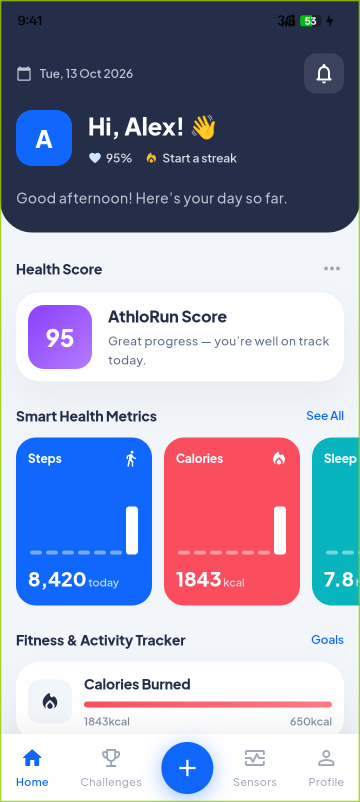
#> input picture playstore_screenshots/raw/08_leaderboard.png, 720 x 1604 px, found by its file name (shown at 1/2 size)
$ python process_playstore_screenshots.py
#> lines starting #> are read from the running program, lines starting #| are printed output that depends on the picture
#> in process_all, raw_img is the input picture: PIL image 720x1604 RGBA; mean R, G, B, A 158.7, 161, 185.2, 255
import os
import shutil
from PIL import Image, ImageDraw, ImageFont, ImageFilter

RAW_DIR = os.path.abspath("playstore_screenshots/raw")
FRAMED_DIR = os.path.abspath("playstore_screenshots/framed")
STORE_DIR = os.path.abspath("playstore_screenshots/play_store_ready")

os.makedirs(FRAMED_DIR, exist_ok=True)
os.makedirs(STORE_DIR, exist_ok=True)

# Mapping from actual captured raw filenames to clean feature identities
SCREENS = [
    {
        "source_file": "08_leaderboard.png",
        "id": "01_home_dashboard",
        "title": "TRACK EVERY STRIDE",
        "subtitle": "Smart activity & health metrics dashboard",
        "dark_header": True,
    },
    {
        "source_file": "10_onboarding.png",
        "id": "02_gps_run_tracking",
        "title": "REAL-TIME GPS TRACKING",
        "subtitle": "Precision maps, live pace & route recording",
        "dark_header": False,
    },
    {
        "source_file": "11_sign_in.png",
        "id": "03_daily_challenges",
        "title": "DAILY CHALLENGES & MISSIONS",
        "subtitle": "Stay motivated and earn bonus booster XP",
        "dark_header": False,
    },
    {
        "source_file": "01_home_dashboard.png",
        "id": "04_athlete_profile",
        "title": "ATHLETE PROFILE & STATS",
        "subtitle": "Personal bests, lifetime stats & daily goals",
        "dark_header": True,
    },
    {
        "source_file": "02_track_gps_run.png",
        "id": "05_activity_history",
        "title": "WORKOUT HISTORY & LOGS",
        "subtitle": "Detailed distance, calories & pace records",
        "dark_header": False,
    },
    {
        "source_file": "04_health_sensors.png",
        "id": "06_leaderboard",
        "title": "COMPETE ON LEADERBOARDS",
        "subtitle": "Rise through daily, monthly & all-time ranks",
        "dark_header": False,
    },
    {
        "source_file": "06_activity_history.png",
        "id": "07_ai_onboarding",
        "title": "AI-POWERED WELLNESS",
        "subtitle": "Personalized training tailored to your needs",
        "dark_header": False,
    },
    {
        "source_file": "05_athlete_profile.png",
        "id": "08_welcome",
        "title": "YOUR RUNNING COMPANION",
        "subtitle": "Built for runners, walkers & cyclists",
        "dark_header": False,
    },
    {
        "source_file": "07_badges_achievements.png",
        "id": "09_cloud_sync_signin",
        "title": "SEAMLESS CLOUD SYNC",
        "subtitle": "Secure account access across all your devices",
        "dark_header": True,
    },
]

def get_font(size, bold=False):
    font_names = [
        "C:\\Windows\\Fonts\\segoeui.ttf" if not bold else "C:\\Windows\\Fonts\\segoeuib.ttf",
        "C:\\Windows\\Fonts\\arial.ttf" if not bold else "C:\\Windows\\Fonts\\arialbd.ttf",
    ]
    for fn in font_names:
        if os.path.exists(fn):
            try:
                return ImageFont.truetype(fn, size)
            except Exception:
                pass
    return ImageFont.load_default()

def draw_clean_status_bar(screen_img, is_dark_header):
    """
    Overlays a clean, pixel-perfect minimal Android status bar (9:41, WiFi, 100% battery)
    without any phone carrier, personal notification badges, or messy icons.
    """
#> called with is_dark_header = True
    w, h = screen_img.size
    STATUS_H = 52

    # Sample the background color from y=10 to match screen header seamlessly
    bg_sample = screen_img.getpixel((w // 2, 10))
#> bg_sample = (36, 46, 73, 255)
    if len(bg_sample) == 4:
        bg_color = (bg_sample[0], bg_sample[1], bg_sample[2], 255)
#> bg_color = (36, 46, 73, 255)
    else:
        bg_color = (bg_sample[0], bg_sample[1], bg_sample[2])

    overlay = Image.new("RGBA", (w, STATUS_H), bg_color)
    draw = ImageDraw.Draw(overlay)

    text_color = "#FFFFFF" if is_dark_header else "#1A202C"

    # 1. Clean Time: 9:41
    time_font = get_font(26, bold=True)
    draw.text((44, STATUS_H // 2), "9:41", fill=text_color, font=time_font, anchor="lm")

    # 2. Battery Icon: pill with positive charge
    bat_x = w - 85
    bat_y = STATUS_H // 2 - 10
    bat_w, bat_h = 42, 20
    draw.rounded_rectangle([bat_x, bat_y, bat_x + bat_w, bat_y + bat_h], radius=6, outline=text_color, width=3)
    # Battery cap
    draw.rounded_rectangle([bat_x + bat_w, bat_y + 5, bat_x + bat_w + 3, bat_y + bat_h - 5], radius=2, fill=text_color)
    # Battery fill 100%
    draw.rounded_rectangle([bat_x + 3, bat_y + 3, bat_x + bat_w - 3, bat_y + bat_h - 3], radius=3, fill=text_color)

    # 3. WiFi Bars
    wifi_x = bat_x - 36
    wifi_y = STATUS_H // 2
    # Simple crisp wifi arc/dots
    draw.arc([wifi_x - 15, wifi_y - 13, wifi_x + 15, wifi_y + 17], start=210, end=330, fill=text_color, width=3)
    draw.arc([wifi_x - 9, wifi_y - 7, wifi_x + 9, wifi_y + 11], start=210, end=330, fill=text_color, width=3)
    draw.ellipse([wifi_x - 3, wifi_y + 4, wifi_x + 3, wifi_y + 10], fill=text_color)

    # Paste clean bar onto image
    screen_img.paste(overlay, (0, 0), overlay)
    return screen_img

def build_framed_playstore_image(screen_img, meta):
    """
    Builds the high-conversion 1080 x 2160 Play Store graphic:
    - 2:1 aspect ratio (Google Play Store maximum ratio limit)
    - Gradient banner background matching Athlorun branding
    - Sleek typography & feature pill
    - Rounded device frame with realistic soft drop shadow
    - Output: 24-bit RGB PNG (no alpha, required by Google Play)
    """
    CANVAS_W, CANVAS_H = 1080, 2160

    # Create gradient background
    img = Image.new("RGB", (CANVAS_W, CANVAS_H), "#090E1A")
    draw = ImageDraw.Draw(img)

    # Deep athletic navy gradient
    for y in range(CANVAS_H):
        t = y / CANVAS_H
        r = int(9 * (1 - t) + 18 * t)
        g = int(14 * (1 - t) + 34 * t)
        b = int(26 * (1 - t) + 68 * t)
        draw.line([(0, y), (CANVAS_W, y)], fill=(r, g, b))

    # Decorative subtle glow ellipses
    glow = Image.new("RGBA", (CANVAS_W, CANVAS_H), (0, 0, 0, 0))
#> glow: PIL image 1080x2160 RGBA; every value is 0
    glow_draw = ImageDraw.Draw(glow)
    glow_draw.ellipse([CANVAS_W - 350, -120, CANVAS_W + 350, 480], fill=(15, 103, 254, 50))
    glow_draw.ellipse([-160, 240, 360, 720], fill=(8, 180, 189, 35))
    img.paste(glow, (0, 0), glow)
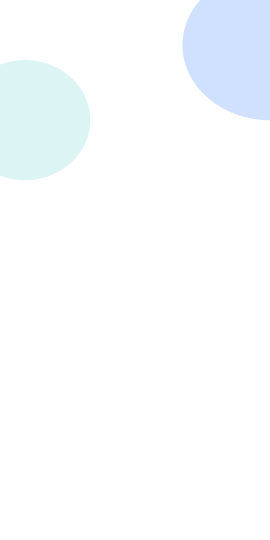
#> glow: PIL image 1080x2160 RGBA (shown at 1/4 size); mean R, G, B, A 1.4, 17.5, 27.2, 5.2; transparent parts drawn white

    draw = ImageDraw.Draw(img)

    # 1. Feature badge pill
    pill_text = "ATHLORUN  •  RUNNING & FITNESS"
    pill_font = get_font(24, bold=True)
    draw.text((CANVAS_W // 2, 95), pill_text, fill="#3D86FF", font=pill_font, anchor="mm")

    # 2. Main title
    title_font = get_font(54, bold=True)
    draw.text((CANVAS_W // 2, 175), meta["title"], fill="#FFFFFF", font=title_font, anchor="mm")

    # 3. Subtitle
    sub_font = get_font(30, bold=False)
    draw.text((CANVAS_W // 2, 238), meta["subtitle"], fill="#9EA7B8", font=sub_font, anchor="mm")

    # 4. Device Mockup Frame
    FRAME_W = 900
    raw_aspect = screen_img.height / screen_img.width
    FRAME_H = int(FRAME_W * raw_aspect)

    screen_resized = screen_img.resize((FRAME_W, FRAME_H), Image.Resampling.LANCZOS)

    CORNER_RADIUS = 52
    mask = Image.new("L", (FRAME_W, FRAME_H), 0)
#> mask: PIL image 900x2005 L; every value is 0
    mask_draw = ImageDraw.Draw(mask)
    mask_draw.rounded_rectangle([0, 0, FRAME_W, FRAME_H], radius=CORNER_RADIUS, fill=255)

    # Soft drop shadow
    shadow_pad = 42
    shadow = Image.new("RGBA", (FRAME_W + shadow_pad * 2, FRAME_H + shadow_pad * 2), (0, 0, 0, 0))
#> shadow: PIL image 984x2089 RGBA; every value is 0
    s_draw = ImageDraw.Draw(shadow)
    s_draw.rounded_rectangle(
        [shadow_pad - 6, shadow_pad + 12, shadow_pad + FRAME_W + 6, shadow_pad + FRAME_H + 20],
        radius=CORNER_RADIUS + 4,
        fill=(0, 0, 0, 170)
    )
    shadow = shadow.filter(ImageFilter.GaussianBlur(30))
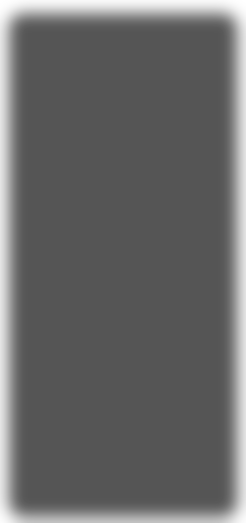
#> shadow: PIL image 984x2089 RGBA (shown at 1/4 size); mean R, G, B, A 0, 0, 0, 151.2; transparent parts drawn white

    # Bezel border
    bezel = Image.new("RGBA", (FRAME_W + 18, FRAME_H + 18), (0, 0, 0, 0))
#> bezel: PIL image 918x2023 RGBA; every value is 0
    b_draw = ImageDraw.Draw(bezel)
    b_draw.rounded_rectangle(
        [0, 0, FRAME_W + 18, FRAME_H + 18],
        radius=CORNER_RADIUS + 9,
        fill=(20, 26, 40, 255),
        outline=(55, 70, 98, 255),
        width=4
    )

    pos_x = (CANVAS_W - FRAME_W) // 2
    pos_y = 315

    img.paste(shadow, (pos_x - shadow_pad, pos_y - shadow_pad), shadow)
    img.paste(bezel, (pos_x - 9, pos_y - 9), bezel)
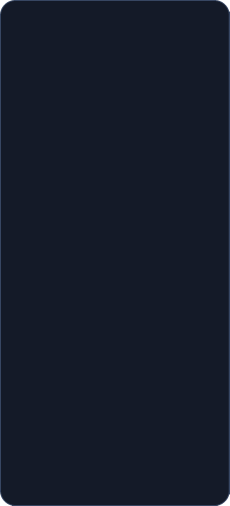
#> bezel: PIL image 918x2023 RGBA (shown at 1/4 size); mean R, G, B, A 20.3, 26.4, 40.6, 254.6; transparent parts drawn white
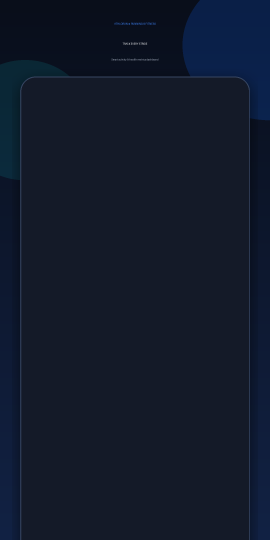
#> img: PIL image 1080x2160 RGB (shown at 1/4 size); mean R, G, B 17.9, 25.7, 42.1
    img.paste(screen_resized, (pos_x, pos_y), mask)
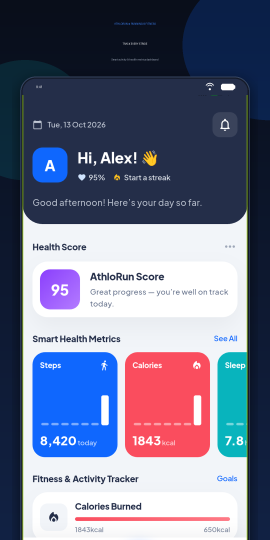
#> img: PIL image 1080x2160 RGB (shown at 1/4 size); mean R, G, B 112.6, 117.1, 141.9

    final_rgb = img.convert("RGB")
    return final_rgb

def process_all():
    print(f"Processing {len(SCREENS)} curated app screens...")

    for idx, meta in enumerate(SCREENS):
        src_path = os.path.join(RAW_DIR, meta["source_file"])
        if not os.path.exists(src_path):
            print(f"  [!] Missing source: {src_path}")
            continue

        raw_img = Image.open(src_path).convert("RGBA")

        # 1. Clean Status Bar
        cleaned_screen = draw_clean_status_bar(raw_img, meta["dark_header"])
        clean_raw_path = os.path.join(RAW_DIR, f"{meta['id']}_clean.png")
        cleaned_screen.save(clean_raw_path, "PNG")

        # 2. Build 1080 x 2160 Framed Play Store Graphic
        framed_img = build_framed_playstore_image(cleaned_screen, meta)
        framed_out = os.path.join(FRAMED_DIR, f"{meta['id']}_framed.png")
        framed_img.save(framed_out, "PNG", optimize=True)

        # 3. Standard 1080 x 1920 (16:9) Framed Play Store Graphic
        store_16_9 = framed_img.resize((1080, 1920), Image.Resampling.LANCZOS)
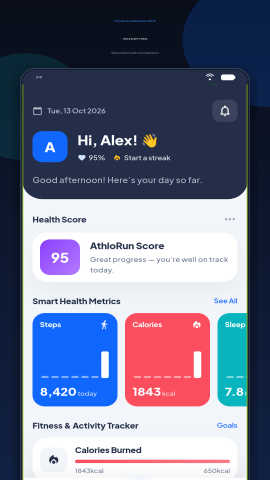
#> store_16_9: PIL image 1080x1920 RGB (shown at 1/4 size); mean R, G, B 112.6, 117.1, 141.8
        store_16_9_out = os.path.join(STORE_DIR, f"{meta['id']}_1080x1920_framed.png")
        store_16_9.save(store_16_9_out, "PNG", optimize=True)

        # 4. Clean Full-Bleed 1080 x 1920 Direct UI Screen (no frame)
        raw_rgb = cleaned_screen.convert("RGB")
        rw, rh = raw_rgb.size
        target_w = 1080
        target_h = int(rh * (1080 / rw))
        scaled_raw = raw_rgb.resize((target_w, target_h), Image.Resampling.LANCZOS)

        if target_h >= 1920:
            full_bleed_16_9 = scaled_raw.crop((0, 0, 1080, 1920))
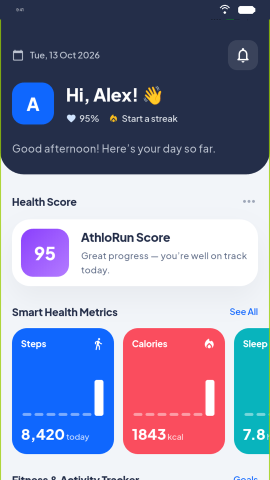
#> full_bleed_16_9: PIL image 1080x1920 RGB (shown at 1/4 size); mean R, G, B 139.7, 142, 171.3
        else:
            full_bleed_16_9 = Image.new("RGB", (1080, 1920), "#090E1A" if meta["dark_header"] else "#FFFFFF")
            full_bleed_16_9.paste(scaled_raw, (0, (1920 - target_h) // 2))

        full_bleed_out = os.path.join(STORE_DIR, f"{meta['id']}_1080x1920_raw.png")
        full_bleed_16_9.save(full_bleed_out, "PNG", optimize=True)

        print(f"  [{idx+1}/{len(SCREENS)}] Created Play Store packages for: {meta['id']}")
#> pass 2 of the loop in process_all, `for idx, meta in enumerate(SCREENS):`:
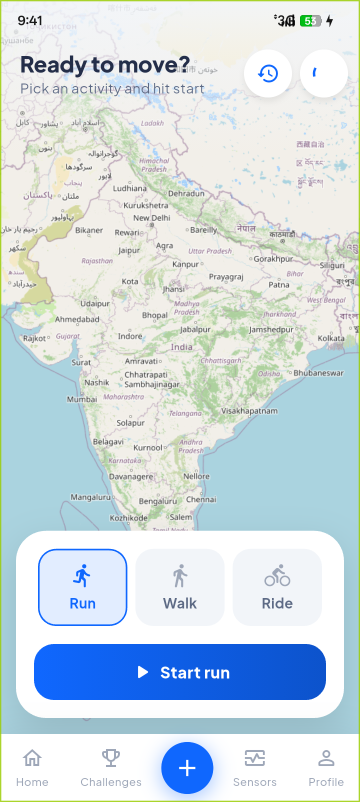
#> input picture playstore_screenshots/raw/10_onboarding.png, 720 x 1604 px, found by its file name (shown at 1/2 size)
#> in process_all, raw_img is the input picture: PIL image 720x1604 RGBA; mean R, G, B, A 206.7, 220.4, 226.9, 255
#> in process_all, `store_16_9 = framed_img.resize((1080, 1920), Image.Resampling.LANCZOS)`:
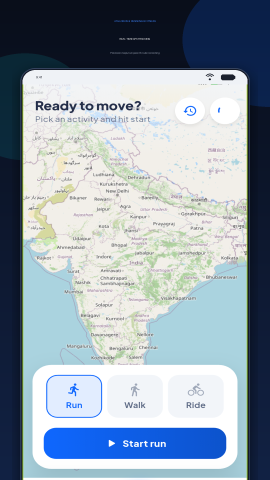
#> store_16_9: PIL image 1080x1920 RGB (shown at 1/4 size); mean R, G, B 149.6, 163, 174.3
#> in process_all, `full_bleed_16_9 = scaled_raw.crop((0, 0, 1080, 1920))`:
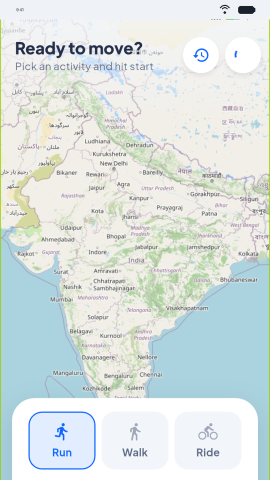
#> full_bleed_16_9: PIL image 1080x1920 RGB (shown at 1/4 size); mean R, G, B 217.6, 226.9, 225.2
#> pass 3 of the loop in process_all, `for idx, meta in enumerate(SCREENS):`:
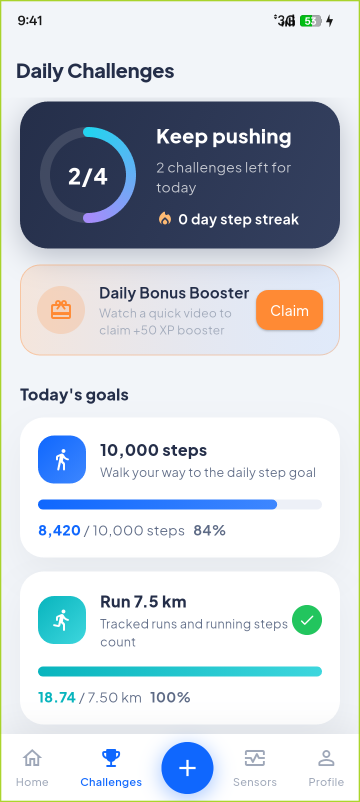
#> input picture playstore_screenshots/raw/11_sign_in.png, 720 x 1604 px, found by its file name (shown at 1/2 size)
#> in process_all, raw_img is the input picture: PIL image 720x1604 RGBA; mean R, G, B, A 200.5, 208.1, 215.7, 255
#> in process_all, `store_16_9 = framed_img.resize((1080, 1920), Image.Resampling.LANCZOS)`:
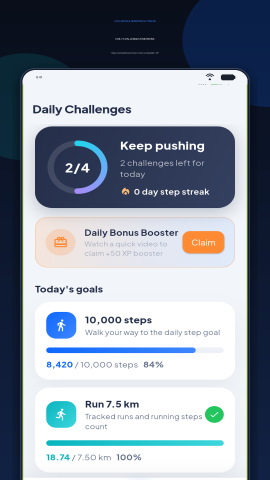
#> store_16_9: PIL image 1080x1920 RGB (shown at 1/4 size); mean R, G, B 145, 153.6, 165.5
#> in process_all, `full_bleed_16_9 = scaled_raw.crop((0, 0, 1080, 1920))`:
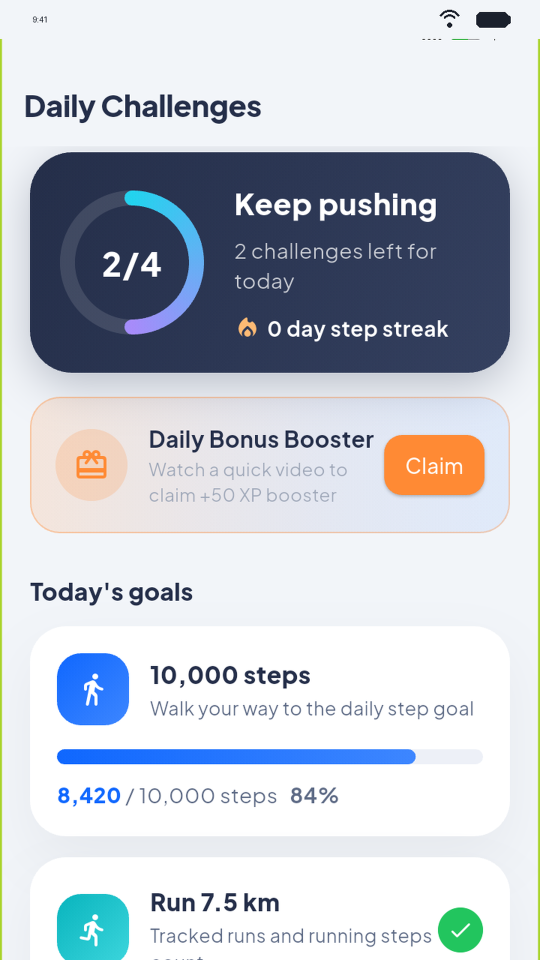
#> full_bleed_16_9: PIL image 1080x1920 RGB (shown at 1/2 size); mean R, G, B 194.2, 200.1, 208.7
#> the loop made 9 passes; the first 3 are shown

if __name__ == "__main__":
    process_all()
    print("\nSUCCESS! All Play Store screenshots have been built and verified.")
